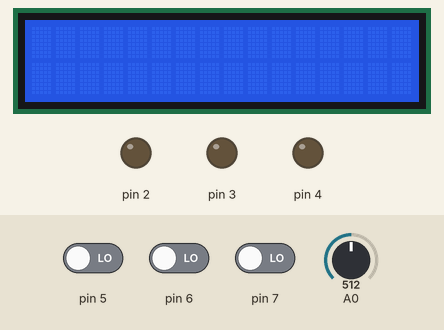
Simulated run of this sketch. Board: Arduino Uno, built with avr-gcc and run on an emulated ATmega328P. Parts: 16×2 character LCD, output pins drawn as LEDs (lit = HIGH). Inputs (shaded band) come from the test bench; at power-on: A0 = 512, pin 5 LOW, pin 6 LOW, pin 7 LOW. Random numbers use the default seed unless the sketch sets one; what the sketch prints to the serial monitor is not drawn.

Above: at 1.2 s.
1.3 s: A0 set to 326
2.9 s: A0 set to 296
4.4 s: A0 set to 484
5.9 s: A0 set to 514
7.4 s: A0 set to 306
At 7.91 s:
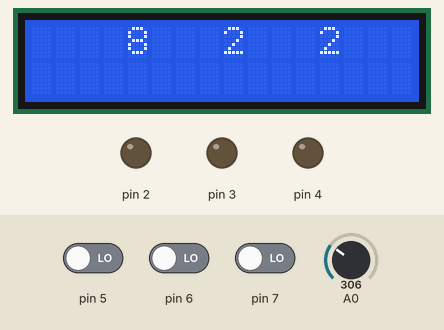
10.1 s: pin 5 driven HIGH
At 11.8 s:
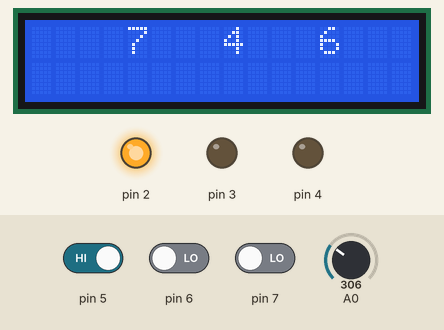
Timing chart, 0 to 13.3 s (numbered marks = the images above; inputs shaded):
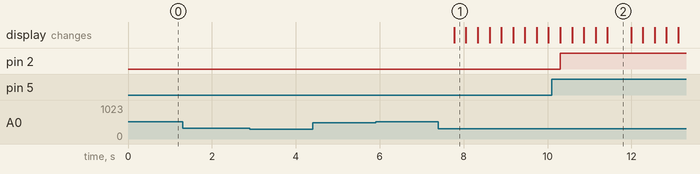

The sketch:

SPI_Casino.ino
```cpp
#include <LiquidCrystal.h> // permet d'utiliser le lcd plus facilement
LiquidCrystal lcd(8 ,9 ,10 ,11 ,12 ,13); // Instance de LiquidCrystal pour utiliser le lcd, on met en arg les pins que l'on va utiliser
//initialisation d'un tableau char à 'espace' sur 1 char pour le bon fonctionnement de liquid cristal
char affichage[] = {' ', ' ',' ', ' ', ' ', ' ', ' ', ' ',' ', ' ',' ', ' ', ' ', ' ',' ', ' '}; //Contient 16 ' ', contiendra les chiffres tiré au hasard
String resultat = "Partie Perdu! :(";   //Phrase pour l'affichage à la fin de la partie;
boolean bouts[] = {false, false, false};  //Tableau contenant pour chaque boutons, s'il a été appuyé pendant la manche
//RESET VARIABLES//
//Permet de stoquer l'état des trois boutons appuyé (ou non) en même temps dans le temps (cf chechReset())
boolean resetStates[] = {false, false, false, false, false, false, false, false, false, false, false}; //Initialisé à 11 false -> si les 11 sont à true, on reset (=~3s)
int compteur = 0;               //Compteur de de boucle de temps

int lastPotent;                 //dernière valeur du potentiomère

boolean mancheLance = false;    //Variable qui stoque si une manche est cour

int nbLancee = 0;               //compte le nombre de lancé(s) effectué durant la partie

void setup()
{
  lastPotent = analogRead(A0);      //On initialise lastPotent à la valeur du potentiomètre au lancement
  Serial.begin(9600); //initialise le moniteur
  lcd.begin(16,2); // initialise le lcd
  //Pins LED
  pinMode(2, OUTPUT);
  pinMode(3, OUTPUT);
  pinMode(4, OUTPUT);
  //Pins Boutons
  pinMode(5, INPUT);
  pinMode(6, INPUT);
  pinMode(7, INPUT);
  //Potentiometre
  pinMode(A0, INPUT);
}

void loop() {
  if(mancheLance && nbLancee <= 3)    //Si la manche est lancé et le nb de manche <=3
  {
    Serial.println(toS()); //Affiche et converti le tab affiche en String pour l'affichage dans le serial
    lcd.clear();      //On efface ce qu'il y a sur le lcd
    actualise(); //Appel de la fonction actualise
    lcd.write(affichage); // affiche le contenu du tableau affichage sur l'écran du lcd
    checkBouts();       //Actualise le tableau des boutons
    checkLed();         //Actualise les led en fonction du tableau de bouton
  }else
  {   //Sinon si
    if(nbLancee <= 3) //Son il reste des manches à faire
    {
      triggerLaunch();    //On regarde si l'utilisateur "tire le levier"
    }else //sinon
    {
      lcd.clear();      //La partie est finie
      lcd.setCursor(0,0);   //Curseur l:0 col: 0
      lcd.print(resultat);  //On affiche sur l'écran la valeur de fin de partie (dans resultat)
    }

  }

  saveResetState();           //sauvegarde dans le tableau des etats de reset la dernière valeur
  resetLance(checkReset());   //Ensuite on appel resetLance si checkRest vaut true (cf checkReset)

  delay(275);     //delay 0.275s
}


//Permet d'actualiser la position du bouton dans le tableau
void checkBouts()
{
  for(int i = 0; i < 3; i++)    //On parcour chaque boutons du tableau
  {
    if(!bouts[i])       //Si la valeur du tab est false, on y met la valeur actuel du bouton associé
    {
      bouts[i] = digitalRead(i+5);
    }
  }
  if(bouts[0] && bouts[1] && bouts[2]){   //Si chaque boutons ont été appuyés
    mancheLance = false;      //On "termine" la manche
    lastPotent = analogRead(A0);      //On lit la valeur du potentiomètre
          lcd.setCursor(5, 1);      //On place le curseur sur la ligne du dessous
    if(affichage[4] == affichage[8] && affichage[4] == affichage[12]){    //Si chaque valeur du tirage sont égaux, alors la manche est gagnée

      lcd.print("Gagne!");      //On affiche Gagné sur la 2eme ligne
      resultat = "Partie Gagne!:D";   //Et on change la valeur du texte de fin de partie

    }else
    { //Sinon on affiche perdu!
      lcd.print("Perdu!");
    }
  }
}

void actualise() //actualise les 3 valeurs des numéros directement dans le tableau affiche
{
  for(int i = 0; i < 3; i++)
  {
    if(!bouts[i]){
      affichage[4+i*4] = random(1, 9)+'0';  //On recalcule le nombre aléatoire à l'emplacement 4+i*4
    }
  }
}

//Allume la led si dans le tableau bouts la valeur est true (le bouton a été appuyé au moins une fois)
void checkLed()
{
  for(int i=0;i<3;i++)
    {
      if(bouts[i])
        {
          digitalWrite((i+2), HIGH);
        }
    }

}

String toS() // convertit le tableau affiche en String (pour laffichage sur le lcd)
{
  String s = "";
  for(int i = 0; i < sizeof(affichage); i++){   //Simple concaténation de chaque char
    s += affichage[i]; //On transforme le tableau de char en string
  }
  return s;
}

void triggerLaunch()
{
    int tmp = analogRead(A0);     //on récupère la valeur actuelle du potentiomètre
    int diff = abs(lastPotent-tmp);     //On fait la différence
    if(diff > 0.2*1023)       //Si la diff est plus grand que 20% de 1023, alors
    {
      nbLancee +=1;     //On incrémente de un le nb de lancé
      mancheLance = true;     //On "lance" la manche
      Serial.println("MANCHE LANCEE");      //On print dans le Serial un message (optionnel)
      for(int i = 0; i < sizeof(bouts); i++)      //Pour chaque boutons et led, on les remet à leur état d'origine
      {
        bouts[i] = false;
        digitalWrite((i+2), LOW);
      }

    }
    lastPotent = tmp;     //On stock ensuite dans lastPotent la dernière valeur du potentiomètre
}
//-----------------RESET ZONE----------//
void saveResetState()
{
  //On vérifie que chaque boutons sont pressés, et on met le résultat de cette opération booléènne dans la case i%11 (il y a 11 cases pour faire ~3s)
  resetStates[compteur%11] = digitalRead(5) && digitalRead(6) && digitalRead(7);
  compteur++; //On incrémente le compteur de 1
}

//Regarde dans le tableau resetStates si toutes les valeurs sont true, renvoie true si c'est le cas, false sinon
boolean checkReset()
{
  for(int i = 0; i < sizeof(resetStates); i++)
  {
    if(resetStates[i] == false) return false;
  }
  return true;
}

void resetLance(boolean e)  //prend en argument un boolean
{
  if(e)
  {
    Serial.println("RESET");    //On affiche un message de reset dans la console
    for(int i = 0; i < sizeof(bouts); i++)    //On parcour les 3 boutons/leds pour chaque boutons et led, on les remet à leur état d'origine
    {
      bouts[i] = false;
      digitalWrite((i+2), LOW);
    }
    String resultat = "Partie Perdu! :(";   //On rénitialise le message de fin de partie
    nbLancee = 0;                           //On rénitialise le compteur de lancé
    mancheLance = false;                    //On dit qu'il n'y a pas d emanche en cour
    lcd.clear();                            //On efface le contenu du lcd
    lcd.setCursor(4,0);                     //On place le curseur
    lcd.print("Relancer");                  //On affiche Relancer sur le lcd
    lcd.setCursor(0,1);                     //On place le curseur sur la 2eme ligne
    lcd.print("Lachez boutons");            //On affiche "Lachez boutons" sur le lcd
    for(int i = 0; i < 3; i++)
    {
      if(!bouts[i]){
        affichage[4+i*4] = ' '; //On remet des espaces dans chaque emplacement des chiffre dans le tableau affichage
      }
    }
    delay(1500);                //On attends 1.5s
  }
}
//--------FIN RESET -----------//
```

Measured:
- after the input at 1.3 s, every drawn part: stays the same
- after the input at 2.9 s, every drawn part: stays the same
- after the input at 4.4 s, every drawn part: stays the same
- after the input at 5.9 s, every drawn part: stays the same
- after the input at 7.4 s, the display: changes after 0.37 s (image 1)
- after the input at 10.1 s, pin 2: LOW → HIGH after 0.20 s
- what the display in image 2 shows lasts 0.6 s, from 11.4 s to 12.0 s
